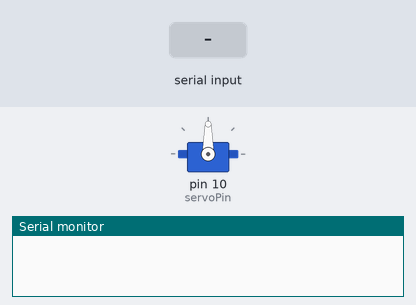
Recording of a sketch running on a simulated Arduino Uno, built with avr-gcc and run on an emulated ATmega328P. Parts: servo, the last lines printed to the serial monitor. Inputs (shaded band) come from the test bench.

Above: at 1.2 s.
1.3 s: "ON\n" received over Serial
At 2.5 s:
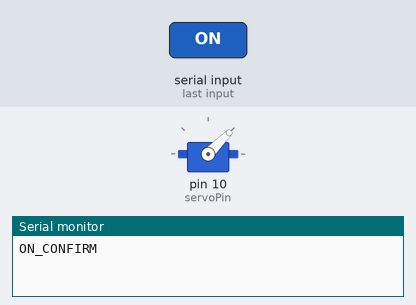
2.8 s: "OFF\n" received over Serial
At 3.8 s:
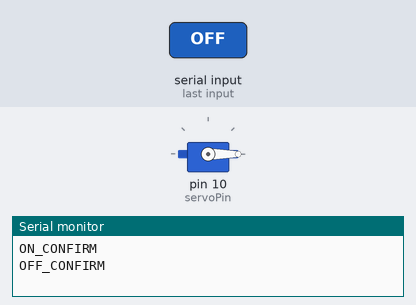
Timing chart, 0 to 5.8 s (numbered marks = the images above; inputs shaded):
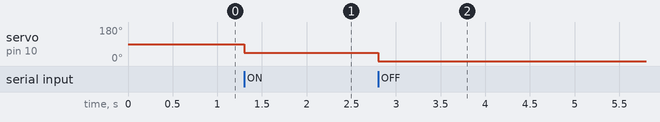

Measured:
- after the input at 1.3 s, servo on pin 10 (servoPin): 90° → 45° at once
- after the input at 2.8 s, servo on pin 10 (servoPin): 45° → 0° at once

The sketch:

servo.ino
```cpp
#include <Servo.h>

Servo myServo;
int servoPin = 10;
int currentAngle = 90; // Start at the middle position

void setup() {
    Serial.begin(9600);
    myServo.attach(servoPin);
    myServo.write(currentAngle); // Move to starting position
}

void loop() {
    if (Serial.available() > 0) {
        String command = Serial.readStringUntil('\n');
        command.trim();

        if (command == "ON") {
            //currentAngle = constrain(currentAngle - 5, 0, 180);
            myServo.write(45);
            Serial.println("ON_CONFIRM");
        } else if (command == "OFF") {
            //currentAngle = constrain(currentAngle + 5, 0, 180);
            myServo.write(0);
            Serial.println("OFF_CONFIRM");
        }
        delay(200);  // Optional: Slow down command response
    }
}
```
